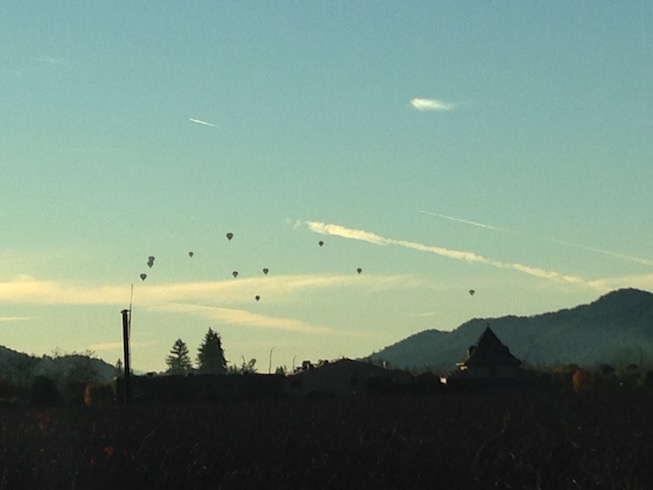
#> input picture web/img/ball.jpg, 653 x 490 px, found by its file name
$ jupyter execute --allow-errors Main.ipynb   (shell and % lines are left out)   (Python 2 division)   (older library calls are emulated)
#> lines starting #> are read from the running program, lines starting #| are printed output that depends on the picture
[cell 1]
import math
import numpy as np
from numpy.fft import fft2, ifft2, fftshift
import matplotlib.pyplot as plt
import skimage.transform as sktr
import skimage.color as color
import skimage.io as skio
import scipy.misc
from scipy import signal
import scipy
plt.rcParams['image.cmap'] = 'gray'
%pylab inline

## Functions

[cell 2]
def gradientx(img):
    gx = np.array([[-1,1]])
    gcx = signal.fftconvolve(img, gx, mode='same')*255.
    return gcx
def gradienty(img):
    gy = np.array([[-1],[1]])
    gcy = signal.fftconvolve(img, gy, mode='same')*255.
    return gcy

[cell 3]
def energyfunction(img):
    x = gradientx(img)
    y = gradienty(img)
    energy = np.abs(x)+np.abs(y)
    return energy

[cell 4]
# [27 lines left out: function findseam, not called in this run]

[cell 5]
# [8 lines left out: function removeseam, not called in this run]

[cell 6]
# [12 lines left out: function addseams, not called in this run]

[cell 7]
def seamcarvingH(img,width,mask=None):
    w = img.shape[1]
    imgg = color.rgb2gray(img)
    energy = energyfunction(imgg)
    if mask != None:
        energy = energy+mask
    for x in range(w-width):
        seam = findseam(energy)
        energy,img = removeseam(energy,img,seam)
    return img

[cell 8]
# [14 lines left out: function seamcarvingH_E, not called in this run]

[cell 9]
# [7 lines left out: function seamcarvingV, not called in this run]

[cell 10]
# [7 lines left out: function seamcarvingV_E, not called in this run]

[cell 11]
def removeobjectH(img,mask,w):
    width = img.shape[1]-w
    n_img = seamcarvingH(img,width, mask)
    n_img = seamcarvingH_E(n_img,img.shape[1])
    return n_img

[cell 12]
def removeobjectV(img,mask,w):
    v_img = np.rot90(img)
    v_mask = np.rot90(mask)
    vs = removeobjectH(v_img,v_mask,w)
    v_img = np.rot90(vs)
    v_img = np.rot90(v_img)
    v_img = np.rot90(v_img)
    return v_img

## Main

[cell 13]
#import image and mask
fimg = plt.imread('ball.jpg')/255.
mask = plt.imread('mask.jpg')/255.
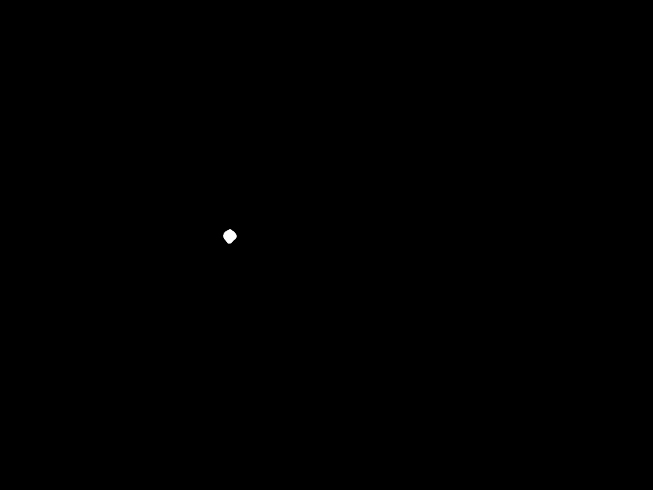
#> input picture web/img/mask.jpg, 653 x 490 px, found by its file name
#> mask: shape (490, 653, 3) float64; min 0, max 1, mean 0.00042
mask = color.rgb2gray(mask)*-1000
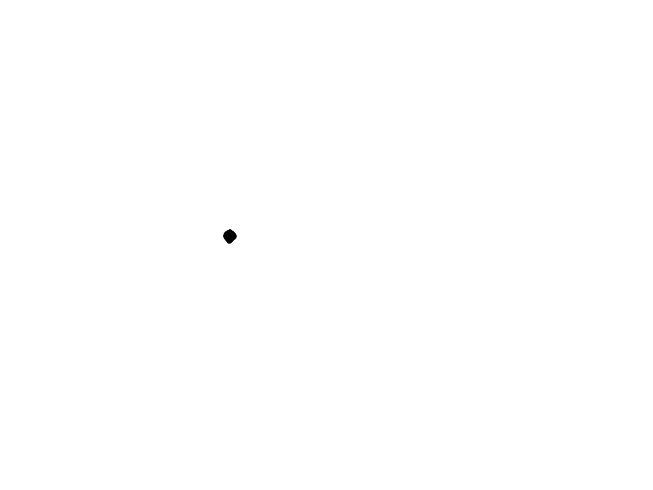
#> mask: shape (490, 653) float64; min -1000, max 0, mean -0.42; drawn with min black and max white


#Uncomment Below For Horizontal Seam Carving
# img_n = seamcarvingH(fimg, 640)

#Uncomment Below For Horizontal Seam Expansion
# img_n = seamcarvingH_E(fimg, 700)

#Uncomment Below For Vertical Seam Carving
# img_n = seamcarvingV(fimg, 480)

#Uncomment Below For Vertical Seam Expansion
# img_n = seamcarvingV_E(fimg, 500)

#Uncomment Below For Object Removal with Horizontal Seams
# img_n = removeobjectH(fimg,mask,20)

#Uncomment Below For Object Removal Vertical Seams
#> (the rest of this cell did not finish here and is left out)

#> in removeobjectV, `v_img = np.rot90(img)`:
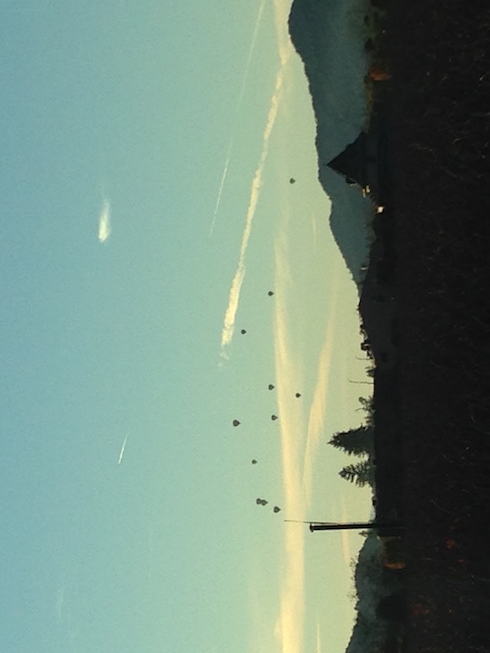
#> v_img: shape (653, 490, 3) float64; mean R, G, B 0.457, 0.552, 0.496
#> in removeobjectV, `v_mask = np.rot90(mask)`:
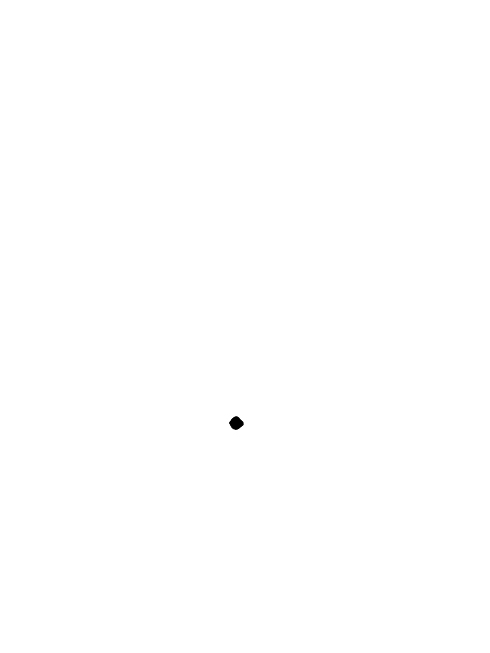
#> v_mask: shape (653, 490) float64; min -1000, max 0, mean -0.42; drawn with min black and max white
#> in seamcarvingH, `imgg = color.rgb2gray(img)`:
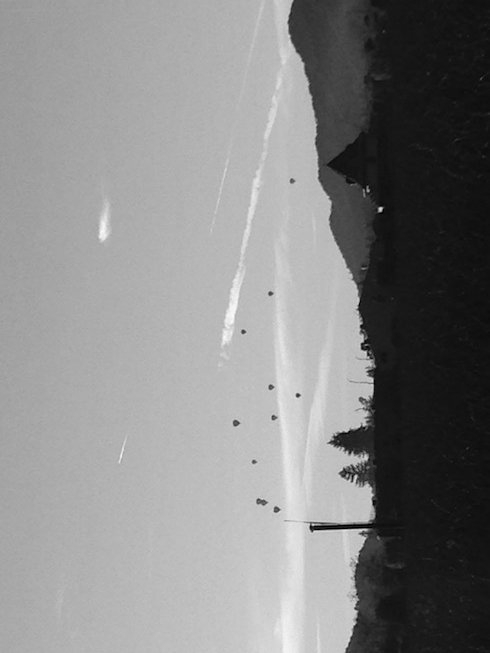
#> imgg: shape (653, 490) float64; min 0, max 0.982, mean 0.528
#> in gradientx, `gcx = signal.fftconvolve(img, gx, mode='same')*255.`:
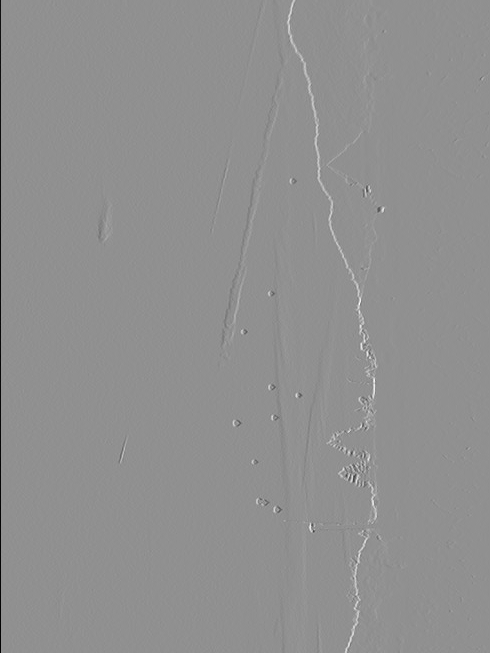
#> gcx: shape (653, 490) float64; min -172.9, max 132.2, mean 0; drawn with min black and max white
#> in energyfunction, `energy = np.abs(x)+np.abs(y)`:
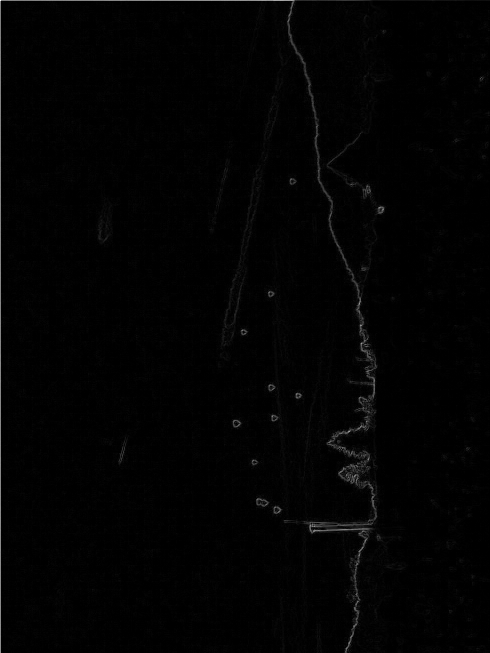
#> energy: shape (653, 490) float64; min 0, max 309.8, mean 3.7; drawn with min black and max white

plt.figure()
plt.imshow(fimg)
plt.show()
plt.figure()
plt.imshow(img_n)
plt.show()

print fimg.shape
print img_n.shape
#save the image
fname = 'out_fname.jpg'
skio.imsave(fname, img_n)
